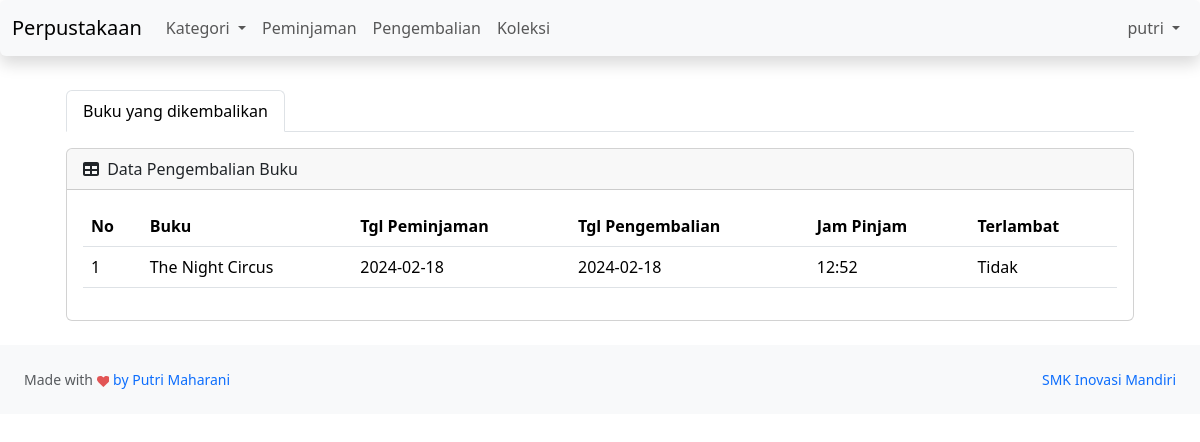
Page /pengembalian?id=28 (signed in) on the committed database.
### tables this page shows
CREATE TABLE `pengembalian` (
  `id_pengembalian` int(11) NOT NULL,
  `tgl_pengembalian` date NOT NULL,
  `id_user` int(11) NOT NULL,
  `id_buku` int(11) NOT NULL,
  `denda` varchar(50) NOT NULL,
  `terlambat` varchar(50) NOT NULL,
  `tgl_peminjaman` date NOT NULL,
  `nama` varchar(255) NOT NULL,
  `buku` varchar(255) NOT NULL,
  `jam` varchar(11) NOT NULL,
  `guru` varchar(255) NOT NULL
);

### pengembalian.php (the view, shortened to what this page needs)
<?php include "header-user.php" ?>
<?php include "navbar-user.php" ?>
<div class="container" style="padding-top: 90px;">
  <div id="layoutSidenav_content">
    <main>
      <div class="container px-4">
        <ul class="nav nav-tabs" id="myTab" role="tablist">
          <li class="nav-item" role="presentation">
            <button class="nav-link active" id="home-tab" data-bs-toggle="tab" data-bs-target="#home-tab-pane" type="button" role="tab" aria-controls="home-tab-pane" aria-selected="true">Buku yang dikembalikan</button>
          </li>
        </ul>
        <div class="tab-content" id="myTabContent">
          <div class="tab-pane fade show active" id="home-tab-pane" role="tabpanel" aria-labelledby="home-tab" tabindex="0">
            <div class="card mb-4 mt-3">
              <div class="card-header">
                <i class="fas fa-table me-1"></i>
                Data Pengembalian Buku
              </div>
              <div class="card-body">
                <table class="table" id="datatablesSimple">
                  <thead>
                    <tr>
                      <th>No</th>
                      <th>Buku</th>
                      <th>Tgl Peminjaman</th>
                      <th>Tgl Pengembalian</th>
                      <th>Jam Pinjam</th>
                      <th>Terlambat</th>
                    </tr>
                  </thead>
                  <tbody>
                    <?php
                    $id = $_GET['id'];
                    $no = 1;
                    $tampil = mysqli_query($koneksi, "SELECT * FROM pengembalian AS p
                                          JOIN user AS u ON u.id_user = p.id_user
                                          WHERE p.id_user='$id'");
                    while ($loop = mysqli_fetch_array($tampil)) :
                      ?>
                      <tr>
                        <td><?= $no++ ?></td>
                        <td><?= $loop['buku'] ?></td>
                        <td><?= $loop['tgl_peminjaman'] ?></td>
                        <td><?= $loop['tgl_pengembalian'] ?></td>
                        <td><?= $loop['jam'] ?></td>
                        <td>
                          <?php
                            if (strtotime($loop['tgl_pengembalian']) > strtotime($loop['tgl_peminjaman'])) {
                              echo "Ya | Denda Rp" . number_format($loop['denda'], 0, ',', '.');
                            } else {
                              echo "Tidak";
                            }
                          ?>
                        </td>
                    </tr>
                  <?php endwhile; ?>
                </tbody>
              </table>
            </div>
          </div>
        </div>
      </div>
    </div>
  </main>
</div>
</div>
<?php include "footer-user.php" ?>

### rows in the picture
pengembalian: buku "The Night Circus", tgl_peminjaman "2024-02-18", tgl_pengembalian "2024-02-18", jam "12:52", shows "Tidak"

### other values in the picture
$_SESSION['nama_lengkap'] "putri"
